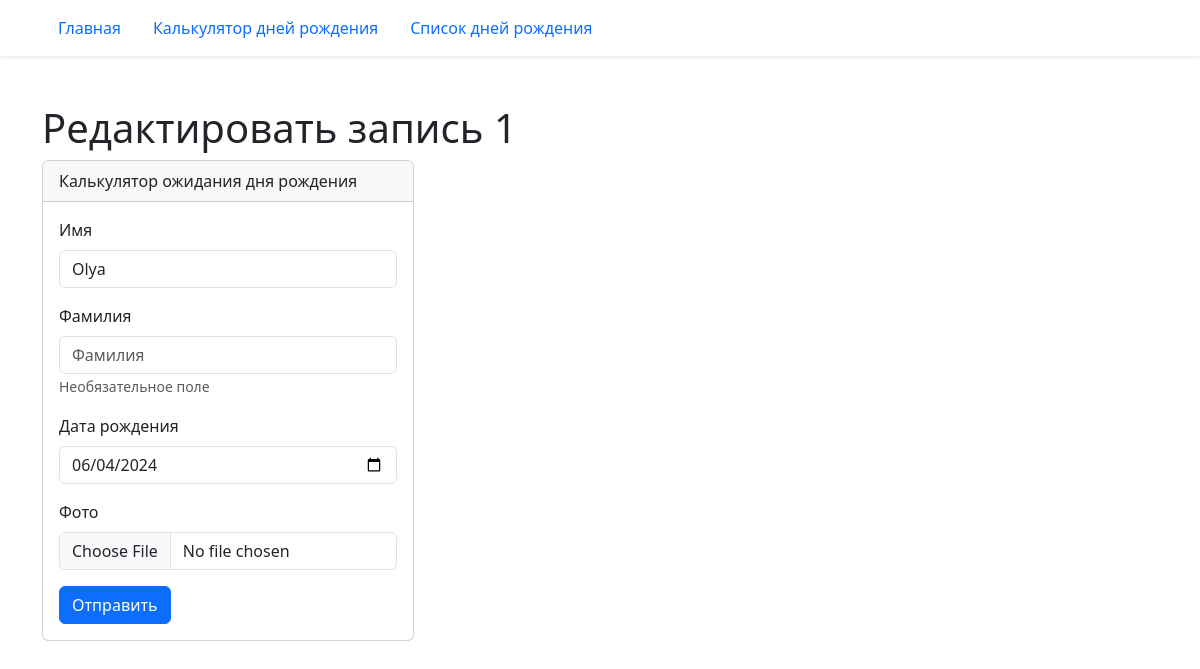
/birthday/1/edit/, run on an earlier commit of the app's database.
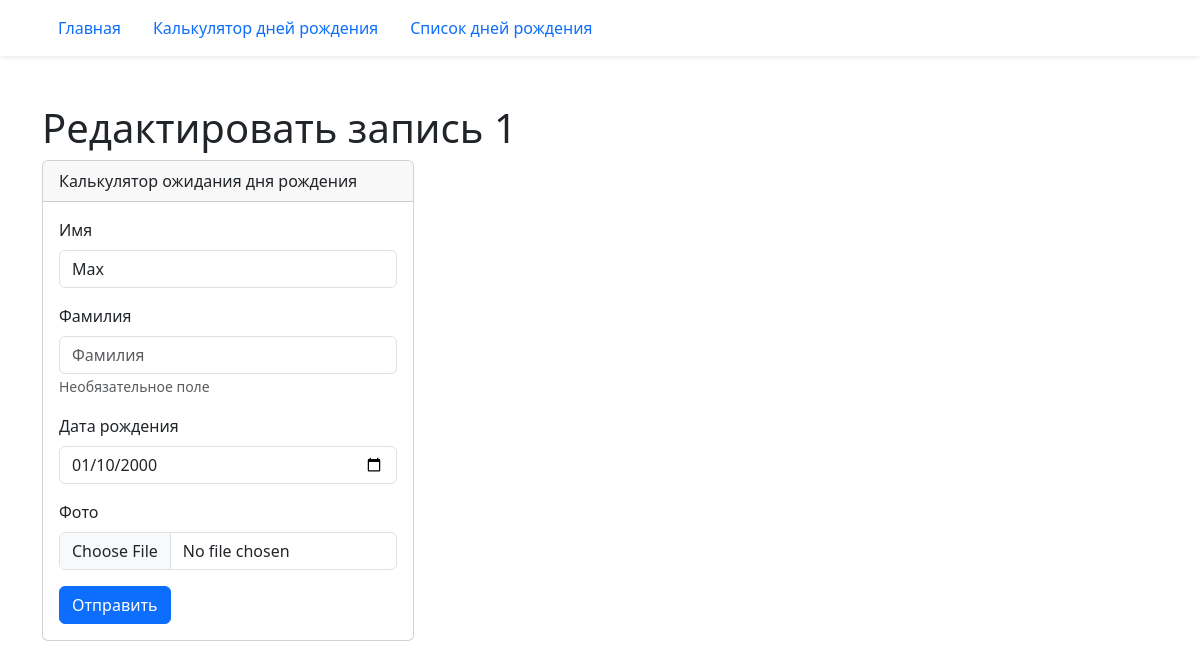
And on a later commit of the database.
### birthday/models.py (models this page shows, shortened)
class Birthday(models.Model):
    first_name = models.CharField('Имя', max_length=20)
    last_name = models.CharField(
        'Фамилия', blank=True, help_text='Необязательное поле', max_length=20
    )
    birthday = models.DateField('Дата рождения', validators=(real_age,))
    image = models.ImageField('Фото', upload_to='birthdays_images', blank=True)
    class Meta:
        constraints = (
            models.UniqueConstraint(
                fields=('first_name', 'last_name', 'birthday'),
                name='Unique person constraint',
            ),
        )

### birthday/views.py (the view)
# urls.py: path('<int:pk>/edit/', views.BirthdayUpdateView.as_view(), name='edit'),
class BirthdayUpdateView(UpdateView):
    model = Birthday
    form_class = BirthdayForm

### birthday/forms.py (shortened to what this page needs)
class BirthdayForm(forms.ModelForm):
    class Meta:
        model = Birthday
        fields = '__all__'
        widgets = {
            'birthday': forms.DateInput(attrs={'type': 'date'})
        }

### templates/birthday/birthday_form.html (shortened to what this page needs)
{% extends "base.html" %}
{% load django_bootstrap5 %}
{% block content %}
  {% if "/edit/" in request.path %}
    <h1>Редактировать запись {{ form.instance.pk }}</h1>
  {% else %}
    <h1>Создать запись</h1>
  {% endif %}
  <div class="card col-4">
    <div class="card-header">
      Калькулятор ожидания дня рождения
    </div>
    <div class="card-body">
      <form method="post" enctype="multipart/form-data">
        {% bootstrap_form form %}
        {% bootstrap_button button_type="submit" content="Отправить" %}
      </form>
    </div>
  </div>
{% endblock content %}

What changed in the data, as far as the page shows it:
changed Birthday id 1: first_name "Olya" → "Max"; birthday "06/04/2024" → "01/10/2000"
